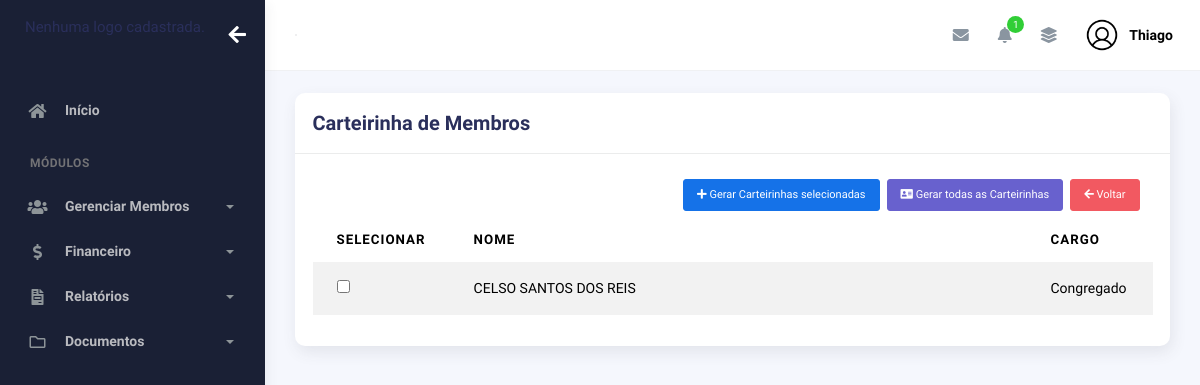
Page /index/selecionar_carteirinhas/ (signed in) on the earlier database version.
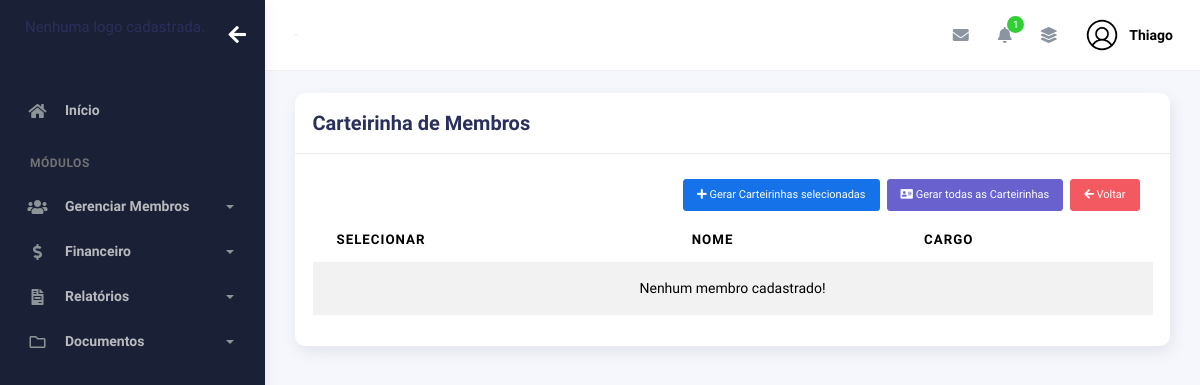
Same page on the later database version.
### plataformaigreja/models.py (models this page shows, shortened)
class Membros(models.Model):
    choices_sexo = (('F', 'Feminino'),
                    ('M', 'Masculino'))
    choices_cargo = (('A', 'Auxiliar'),
                     ('C', 'Congregado'),
                     ('Cr', 'Crianças'),
                     ('Da', 'Diaconisa'),
                     ('D', 'Diácono'),
                     ('E', 'Evangelista'),
                     ('J', 'Jovem'),
                     ('Mb', 'Membro'),
                     ('Mi', 'Missionário(a)'),
                     ('Pr', 'Pastor'),
                     ('P', 'Presbítero'))
    nome = models.CharField(max_length=50)
    sexo = models.CharField(max_length=1, choices=choices_sexo)
    cpf = models.CharField(max_length=20, blank=True, null=True)
    email = models.EmailField(blank=True, null=True)
    telefone = models.CharField(max_length=19, blank=True, null=True)
    endereco = models.CharField(max_length=100, blank=True, null=True)
    foto = models.ImageField(upload_to="img_membros", null=True, blank=True)
    data_nascimento = models.DateField(null=True, blank=True)
    data_batismo = models.DateField(null=True, blank=True)
    cargo = models.CharField(max_length=2, choices=choices_cargo)
    pastor = models.ForeignKey(
        User,
        on_delete=models.CASCADE
    )
    nome_igreja = models.ForeignKey('igreja.Igreja', on_delete=models.CASCADE, null=True, blank=True)
    ativo = models.BooleanField(default=True)

### plataformaigreja/views.py (the view)
# urls.py: path('selecionar_carteirinhas/', views.selecionar_carteirinhas, name='selecionar_carteirinhas'),
@login_required(login_url='/usuarios/login')
def selecionar_carteirinhas(request):
    membros = Membros.objects.filter(pastor=request.user, ativo=True)  # Filtra pelo usuário logado
    return render(request, 'selecionar_carteirinhas.html', {'membros': membros})

### igreja/context_processors.py (called while the page is built)
def logo_igreja(request):
    if request.user.is_authenticated:
        igreja = Igreja.objects.filter(pastor=request.user).first()
        return {"logo_igreja": igreja.logo.url if igreja and igreja.logo else None}
    return {"logo_igreja": None}

### plataformaigreja/context_processors.py (called while the page is built)
def total_membros_context(request):
    if request.user.is_authenticated:
        total_membros = Membros.objects.filter(pastor=request.user, ativo=True).count()
    else:
        total_membros = 0
    return {
        'total_membros': total_membros
    }

def total_membros_transferidos(request):
    if request.user.is_authenticated:
        total_membros_transf = Membros.objects.filter(pastor=request.user, ativo=False).count()
    else:
        total_membros_transf = 0
    return {
        'total_membros_transf': total_membros_transf
    }

### plataformaigreja/templates/selecionar_carteirinhas.html (shortened to what this page needs)
{% extends "bases/base_plataformaigreja.html" %}
{% load static %}
{% block 'conteudo' %}
      <div class="col-md-12">
        <div class="card">
          <div class="card-header">
            <div class="d-flex align-items-center">
              <h4 class="card-title">Carteirinha de Membros</h4>
            </div>
          </div>
          <div class="card-body">
            <div class="table-responsive">
              <form method="POST" action="{% url 'imprimir_carteirinhas' %}">{% csrf_token %}
                <div class="d-flex align-items-center btn-sm">
                <button class="btn btn-primary ms-auto btn-sm" data-bs-toggle="modal" data-bs-target="#addRowModal">
                  <i class="fa fa-plus"></i> Gerar Carteirinhas selecionadas
                </button>
                <a href="{% url 'exportar_todas_carteirinhas' %}" class="btn btn-secondary ms-2 btn-sm">
                  <i class="fas fa-address-card"></i> Gerar todas as Carteirinhas
                </a>
                <a href="{% url 'controle_membros' %}" class="btn btn-danger ms-2 btn-sm"><i class="fas fa-arrow-left"></i> Voltar</a>
                </div>
                <table id="add-row" class="display table table-striped table-hover">
                        <thead>
                            <tr>
                                <th>Selecionar</th>
                                <th>Nome</th>
                                <th>Cargo</th>
                            </tr>
                        </thead>
                        <tbody>
                            {% for membro in membros %}
                            <tr>
                                <td style="width: 10%"><input type="checkbox" name="membros_selecionados" value="{{ membro.id }}"></td>
                                <td>{{ membro.nome }}</td>
                                <td style="width: 15%">{{ membro.get_cargo_display }}</td>
                            </tr>
                            {% empty %}
                            <tr>
                                <td colspan="3" class="text-center">Nenhum membro cadastrado!</td>
                            </tr>
                            {% endfor %}
                        </tbody>
                      </table>
                    </form>
                    </div>
                  </div>
                </div>
              </div>
            </div>
          </div>
        </div>
{% endblock %}

Differences in the rows shown:
no longer on this page (row edited): Membros: nome "CELSO SANTOS DOS REIS", cargo "Congregado"
Other differences:
text now shown: "Nenhum membro cadastrado!"
